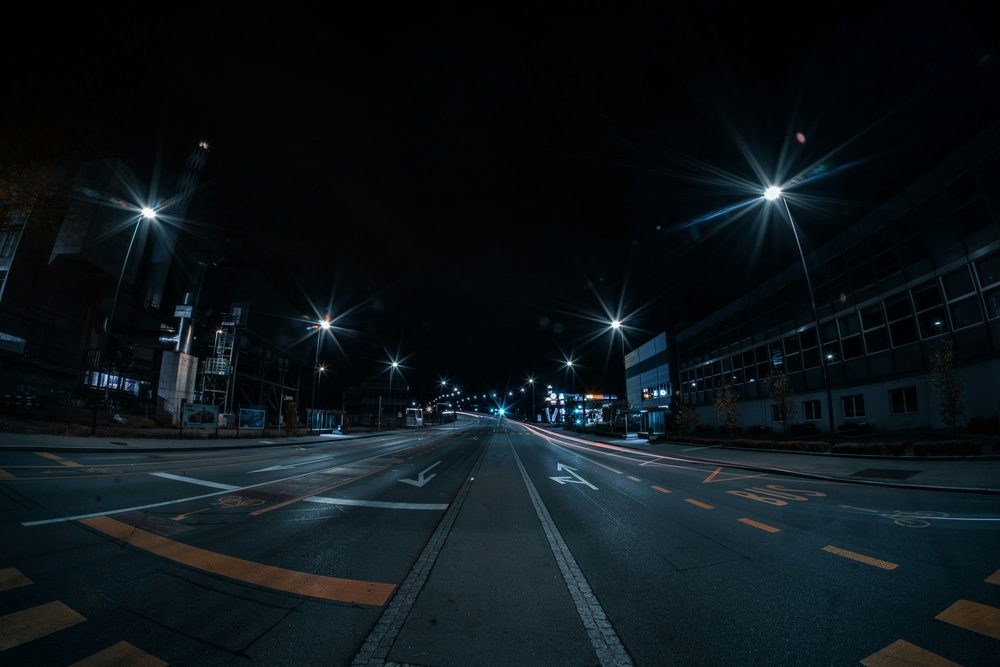
#> input picture Lab Practicals/Lab5/night_road.jpg, 1000 x 667 px, shrunk from 6000 x 4000 before the run
$ python lab5_solution.py
#> lines starting #> are read from the running program, lines starting #| are printed output that depends on the picture; after the words box and inside, x2 and y2 are one past the last pixel; in counts of white or black regions, pixels touching at a corner belong together
"""
Lab 5: Image Enhancement-III (Advanced Spatial Operations)
Digital Image Processing (NCSH302)

This solution implements:
1. Defect detection using adaptive thresholding
2. Block-based defect analysis
3. Enhanced defect visualization
"""

import numpy as np
import matplotlib.pyplot as plt
from PIL import Image

# ==============================================================================
# DEFECT DETECTION AND ANALYSIS
# ==============================================================================


def detect_defects(image):
    """
    Detect defects in grayscale image
    T = Imin + (1/3) * (Imax - Imin)
    """
    Imin = image.min()
    Imax = image.max()

    # Calculate threshold
    T = Imin + (1 / 3) * (Imax - Imin)

    print(f"Image intensity range: [{Imin:.0f}, {Imax:.0f}]")
    print(f"Threshold T = {T:.2f}")

    # Create binary defect mask
    # B(x,y) = 1 if Imin <= f(x,y) <= T
    defect_mask = ((image >= Imin) & (image <= T)).astype(np.uint8)

    # Create enhanced image
    # Defect pixels = 255, background pixels = original
    enhanced = image.copy()
    enhanced[defect_mask == 1] = 255

    return defect_mask, enhanced, T


def analyze_blocks(defect_mask):
    """
    Analyze 3x3 blocks for complete defects
    S(i,j) = sum of 3x3 block starting at (i,j)
    D(i,j) = 1 if S(i,j) = 9, else 0
    """
    rows, cols = defect_mask.shape

    # Calculate block sums (no padding, so output is (H-2) x (W-2))
    block_rows = rows - 2
    block_cols = cols - 2

    S = np.zeros((block_rows, block_cols), dtype=int)
    D = np.zeros((block_rows, block_cols), dtype=int)

    for i in range(block_rows):
        for j in range(block_cols):
            # Sum of 3x3 block
            block = defect_mask[i : i + 3, j : j + 3]
            S[i, j] = np.sum(block)

            # Mark as completely defective if all 9 pixels are defects
            if S[i, j] == 9:
                D[i, j] = 1

    # Count overlapping defective blocks
    N_blocks = np.sum(D)

    return S, D, N_blocks


def part1_defect_detection():
    """Part 1: Defect detection and block analysis"""
    print("=" * 70)
    print("Lab 5: Defect Detection and Block Analysis")
    print("=" * 70)

    # Sample 8x8 grayscale image
    image = np.array(
        [
            [30, 35, 40, 45, 50, 100, 110, 120],
            [25, 32, 38, 44, 52, 105, 115, 125],
            [20, 28, 34, 42, 48, 110, 120, 130],
            [22, 29, 36, 43, 55, 115, 125, 135],
            [100, 110, 120, 130, 140, 120, 130, 140],
            [105, 115, 125, 135, 145, 125, 135, 145],
            [110, 120, 130, 140, 150, 130, 30, 40],
            [115, 125, 135, 145, 150, 135, 45, 55],
        ],
        dtype=np.float64,
    )

    print(f"Image shape: {image.shape}")
    print("\nOriginal Image:")
    print(image.astype(int))

    # Detect defects
    print("\n" + "-" * 70)
    defect_mask, enhanced, T = detect_defects(image)

    print(f"\nDefect pixels detected: {np.sum(defect_mask)}")

    print("\nBinary Defect Mask B(x,y):")
    print(defect_mask)

    # Analyze blocks
    print("\n" + "-" * 70)
    print("Block Analysis:")
    print("-" * 70)

    S, D, N_blocks = analyze_blocks(defect_mask)

    print(f"Block sum matrix S shape: {S.shape}")
    print(f"\nCompletely defective blocks (D(i,j) = 1):")
    defective_positions = np.where(D == 1)
    if len(defective_positions[0]) > 0:
        for idx in range(len(defective_positions[0])):
            i, j = defective_positions[0][idx], defective_positions[1][idx]
            print(f"  Block at ({i}, {j}): S = {S[i, j]}")
    else:
        print("  No completely defective blocks found")

    print(f"\nTotal overlapping defective blocks: N_blocks = {N_blocks}")

    # Visualize
    fig, axes = plt.subplots(2, 3, figsize=(15, 10))

    axes[0, 0].imshow(image, cmap="gray")
    axes[0, 0].set_title("Original Image")
    axes[0, 0].axis("off")

    axes[0, 1].imshow(defect_mask, cmap="gray")
    axes[0, 1].set_title(f"Binary Defect Mask\n(T={T:.2f})")
    axes[0, 1].axis("off")

    axes[0, 2].imshow(enhanced, cmap="gray")
    axes[0, 2].set_title("Enhanced Image\n(Defects=255)")
    axes[0, 2].axis("off")

    axes[1, 0].imshow(S, cmap="hot")
    axes[1, 0].set_title("Block Sum S(i,j)")
    axes[1, 0].axis("off")
    cbar1 = plt.colorbar(axes[1, 0].images[0], ax=axes[1, 0])
    cbar1.set_label("Sum")

    axes[1, 1].imshow(D, cmap="gray")
    axes[1, 1].set_title(f"Defective Blocks D(i,j)\n(N={N_blocks})")
    axes[1, 1].axis("off")

    # Show defect statistics
    axes[1, 2].axis("off")
    stats_text = f"""
    DEFECT ANALYSIS SUMMARY
    {'='*30}

    Image Size: {image.shape[0]} x {image.shape[1]}

    Threshold: T = {T:.2f}

    Total Defect Pixels: {np.sum(defect_mask)}
    Defect Percentage: {np.sum(defect_mask)/(image.size)*100:.1f}%

    Block Analysis (3x3):
    - Total blocks: {S.size}
    - Defective blocks: {N_blocks}
    - Defect block %: {N_blocks/S.size*100 if S.size > 0 else 0:.1f}%

    Intensity Range:
    - Min: {image.min():.0f}
    - Max: {image.max():.0f}
    - Mean: {image.mean():.1f}
    """
    axes[1, 2].text(0.1, 0.5, stats_text, fontsize=10, family="monospace", va="center")

    plt.tight_layout()
    plt.savefig("lab5_results.png", dpi=150, bbox_inches="tight")
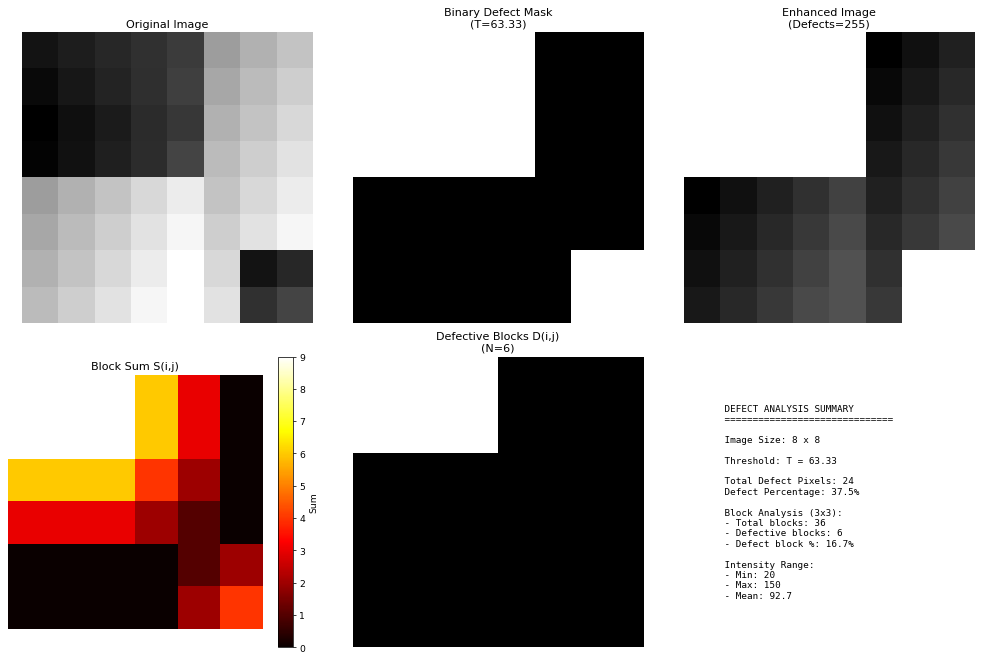
#> figure drawn by matplotlib, 6 panels
    plt.show()

    print("\n" + "=" * 70)
    print("Results saved to lab5_results.png")
    print("=" * 70)

    return image, defect_mask, enhanced, S, D, N_blocks


# ==============================================================================
# ADDITIONAL ANALYSIS FOR REAL IMAGES
# ==============================================================================


def analyze_real_image(image_path):
    """Analyze real image for defects"""
#> called with image_path = 'night_road.jpg'
    try:
        # Load image
        img = Image.open(image_path).convert("L")
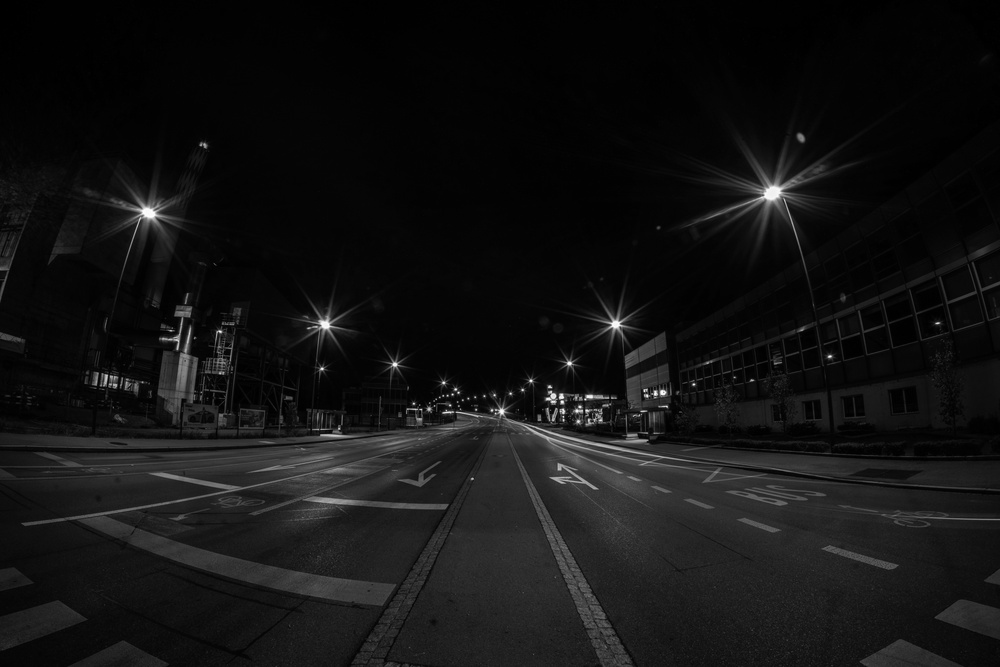
#> img: PIL image 1000x667 L; min 0, max 254, mean 18.6
        image = np.array(img, dtype=np.float64)

        print(f"\n{'='*70}")
        print(f"Analyzing real image: {image_path}")
        print(f"{'='*70}")
        print(f"Image shape: {image.shape}")
#| Image shape: (667, 1000)

        # Detect defects
        defect_mask, enhanced, T = detect_defects(image)
#> in detect_defects (call 2), `Imin = image.min()`: Imin = 0
#> in detect_defects (call 2), `Imax = image.max()`: Imax = 254
#> in detect_defects (call 2), `T = Imin + (1 / 3) * (Imax - Imin)`: T = 84.67
#| Image intensity range: [0, 254]
#| Threshold T = 84.67
#> in detect_defects (call 2), `defect_mask = ((image >= Imin) & (image <= T)).astype(np.uint8)`:
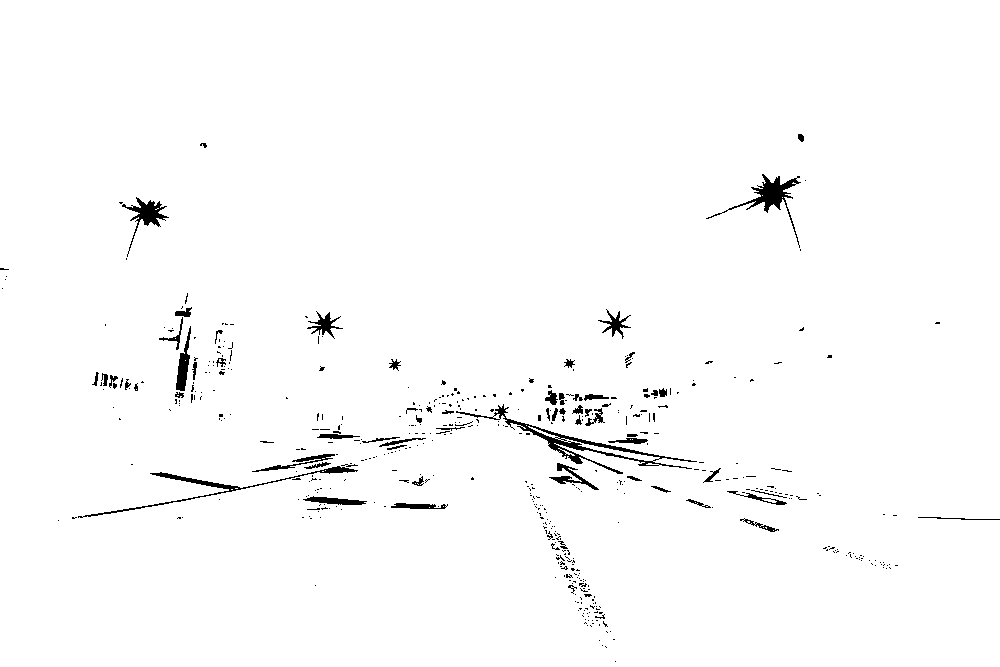
#> defect_mask: shape (667, 1000); values 0 (black) and 1 (white), 98.3% white; 508 black regions (439 under 20 px), largest, box (x1, y1, x2, y2) and area: (456, 404, 697, 474) 1581, (706, 174, 801, 248) 964, (78, 466, 358, 518) 897
#> in detect_defects (call 2), `enhanced[defect_mask == 1] = 255`:
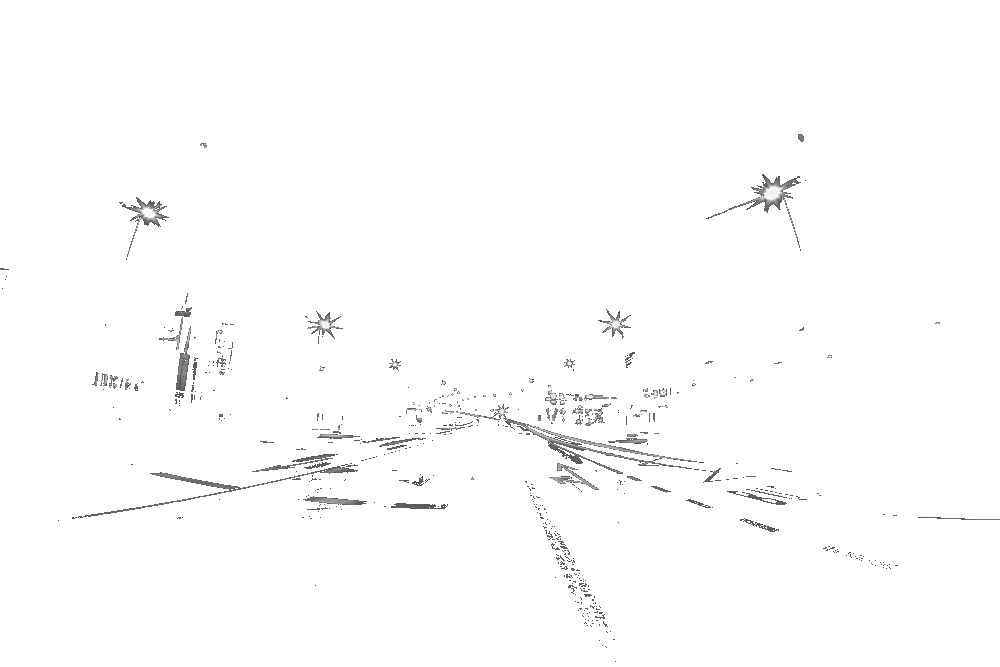
#> enhanced: shape (667, 1000) float64; min 85, max 255, mean 252.8
#> T = 84.67

        # Analyze blocks
        S, D, N_blocks = analyze_blocks(defect_mask)
#> after the loop in analyze_blocks (call 2), `for i in range(block_rows):`:
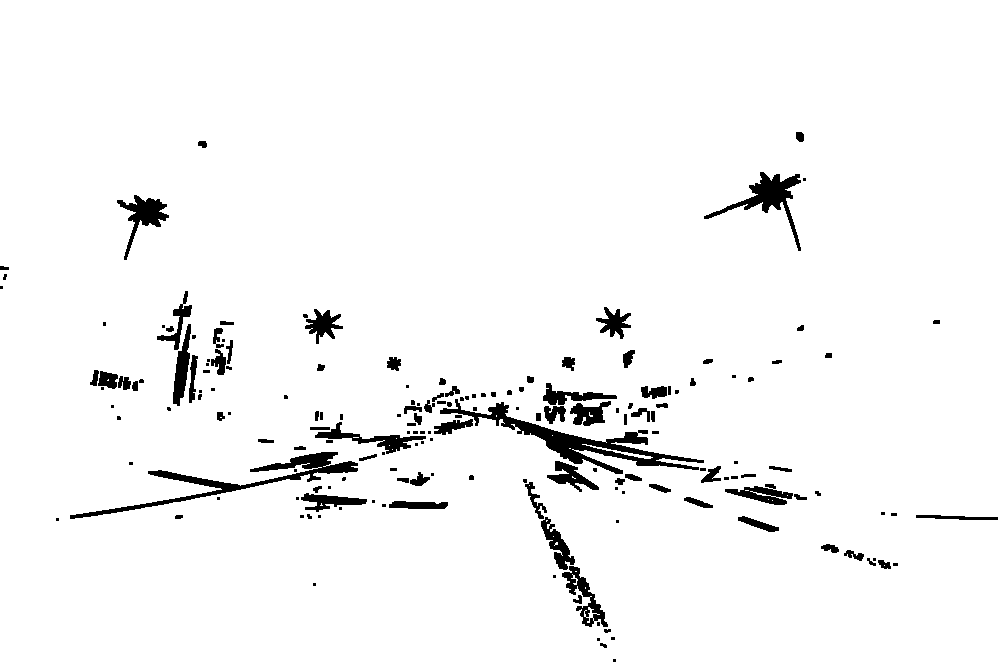
#> D: shape (665, 998) int64; values 0 (black) and 1 (white), 96.3% white; 176 black regions (74 under 20 px), largest, box (x1, y1, x2, y2) and area: (440, 399, 704, 474) 3590, (70, 452, 358, 519) 2675, (704, 172, 801, 251) 1589
#> after the loop in analyze_blocks (call 2), `for i in range(block_rows):`:
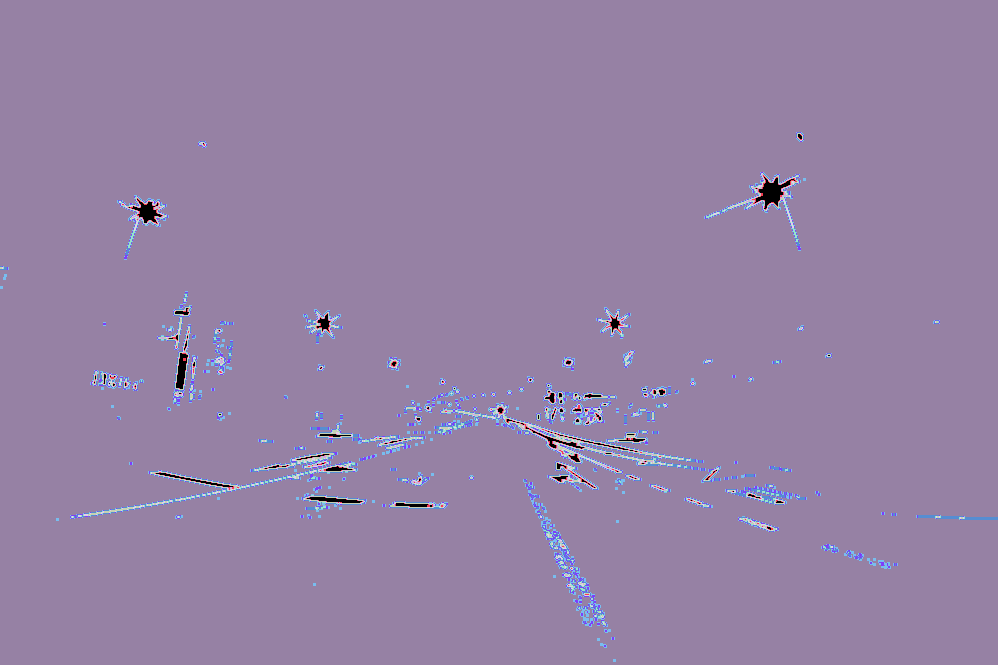
#> S: shape (665, 998) int64; 10 distinct labels, from 0 to 9; one colour per label, 0 black
#> in analyze_blocks (call 2), `N_blocks = np.sum(D)`: N_blocks = 639149
#> N_blocks = 639149

        print(f"Defect pixels: {np.sum(defect_mask)}")
#| Defect pixels: 655958
        print(f"Defective blocks: {N_blocks}")
#| Defective blocks: 639149

        # Visualize
        fig, axes = plt.subplots(2, 2, figsize=(12, 10))

        axes[0, 0].imshow(image, cmap="gray")
        axes[0, 0].set_title("Original Image")
        axes[0, 0].axis("off")

        axes[0, 1].imshow(defect_mask, cmap="gray")
        axes[0, 1].set_title(f"Defect Mask (T={T:.2f})")
        axes[0, 1].axis("off")

        axes[1, 0].imshow(enhanced, cmap="gray")
        axes[1, 0].set_title("Enhanced (Defects Highlighted)")
        axes[1, 0].axis("off")

        axes[1, 1].imshow(D, cmap="hot")
        axes[1, 1].set_title(f"Defective Blocks (N={N_blocks})")
        axes[1, 1].axis("off")

        plt.tight_layout()
        plt.savefig("lab5_real_image_results.png", dpi=150, bbox_inches="tight")
        plt.show()

        return image, defect_mask, enhanced, N_blocks

    except FileNotFoundError:
        print(f"Image file '{image_path}' not found")
        return None, None, None, None


# ==============================================================================
# MAIN FUNCTION
# ==============================================================================

if __name__ == "__main__":
    import os

    os.chdir("/home/gaurav/Desktop/Class/Clg/Digital Image Processing/Lab/Lab5")

    print("Lab 5: Image Enhancement-III")
    print("Defect Detection and Block Analysis")
    print("=" * 70)

    # Part 1: Sample image analysis
    image, defect_mask, enhanced, S, D, N_blocks = part1_defect_detection()

    # Additional analysis for real images if available
    try:
        real_img, real_mask, real_enhanced, real_blocks = analyze_real_image(
            "night_road.jpg"
        )
#> real_blocks = 639149
    except:
        print("\nNote: Real image analysis skipped (file not available)")

    print("\n" + "=" * 70)
    print("LAB 5 COMPLETED SUCCESSFULLY")
    print("=" * 70)
